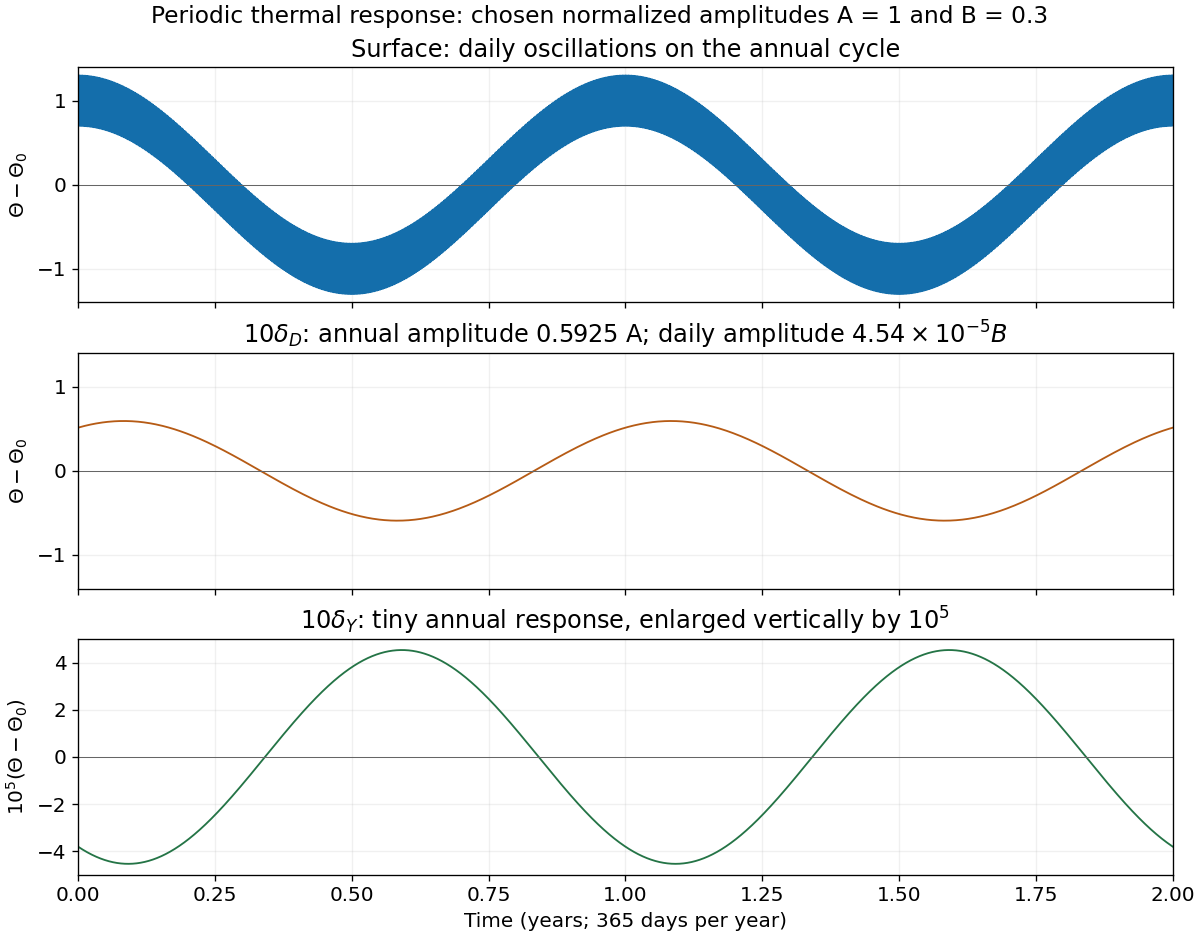

Write Python code to recreate this figure.
"""Illustrative normalized daily/annual thermal diffusion; PNG in the CWD."""

from pathlib import Path

import matplotlib

matplotlib.use("Agg")
import matplotlib.pyplot as plt
import numpy as np


def response(years, depth_in_daily_units, annual_amplitude=1.0, daily_amplitude=0.3):
    daily_phase_depth = depth_in_daily_units
    annual_phase_depth = depth_in_daily_units / np.sqrt(365)
    return (
        annual_amplitude * np.exp(-annual_phase_depth) * np.cos(2 * np.pi * years - annual_phase_depth)
        + daily_amplitude * np.exp(-daily_phase_depth) * np.cos(2 * np.pi * 365 * years - daily_phase_depth)
    )


def main():
    plt.rcParams.update({"font.size": 12})
    years = np.linspace(0, 2, 14601)
    fig, axes = plt.subplots(3, 1, figsize=(10, 7.8), layout="constrained", sharex=True)
    fig.patch.set_facecolor("white")
    depths = [0, 10, 10 * np.sqrt(365)]
    titles = [
        "Surface: daily oscillations on the annual cycle",
        r"$10\delta_D$: annual amplitude 0.5925 A; daily amplitude $4.54\times10^{-5}B$",
        r"$10\delta_Y$: tiny annual response, enlarged vertically by $10^5$",
    ]
    for index, (axis, depth, title, color) in enumerate(zip(axes, depths, titles, ["#146eab", "#b65b15", "#247446"])):
        scale = 1e5 if index == 2 else 1
        axis.plot(years, scale * response(years, depth), color=color, lw=1.1)
        axis.axhline(0, color="0.4", lw=0.6)
        axis.set(xlim=(0, 2), title=title, ylim=(-5, 5) if index == 2 else (-1.4, 1.4))
        axis.set_ylabel(r"$10^5(\Theta-\Theta_0)$" if index == 2 else r"$\Theta-\Theta_0$")
        axis.grid(alpha=0.18)
    axes[-1].set_xlabel("Time (years; 365 days per year)")
    fig.suptitle("Periodic thermal response: chosen normalized amplitudes A = 1 and B = 0.3", fontsize=14)
    fig.savefig(Path.cwd() / "paper-3-q8-thermal-depth-response.png", dpi=120, facecolor="white")
    plt.close(fig)


if __name__ == "__main__":
    main()
